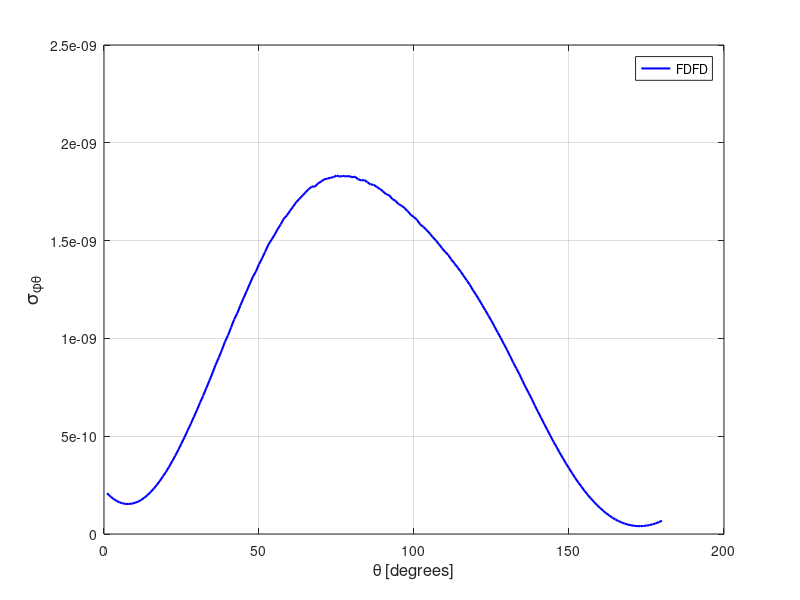

This figure's MATLAB source:
spt = [ 
    1  0.20861236E-09
    2  0.19275703E-09
    3  0.18018048E-09
    4  0.16985235E-09
    5  0.16152535E-09
    6  0.15701963E-09
    7  0.15331296E-09
    8  0.15364915E-09
    9  0.15508519E-09
   10  0.15962899E-09
   11  0.16537205E-09
   12  0.17417984E-09
   13  0.18544670E-09
   14  0.19851830E-09
   15  0.21352242E-09
   16  0.23137720E-09
   17  0.25001784E-09
   18  0.27133321E-09
   19  0.29440864E-09
   20  0.31787750E-09
   21  0.34416295E-09
   22  0.37171138E-09
   23  0.40059350E-09
   24  0.43128245E-09
   25  0.46357904E-09
   26  0.49538285E-09
   27  0.53018473E-09
   28  0.56347071E-09
   29  0.59903466E-09
   30  0.63421868E-09
   31  0.67221112E-09
   32  0.70745887E-09
   33  0.74557743E-09
   34  0.78430823E-09
   35  0.82342655E-09
   36  0.86463237E-09
   37  0.90097968E-09
   38  0.93940322E-09
   39  0.98198227E-09
   40  0.10155827E-08
   41  0.10563592E-08
   42  0.10973090E-08
   43  0.11289032E-08
   44  0.11686023E-08
   45  0.12056032E-08
   46  0.12410043E-08
   47  0.12780882E-08
   48  0.13140622E-08
   49  0.13420862E-08
   50  0.13792549E-08
   51  0.14096907E-08
   52  0.14437177E-08
   53  0.14781656E-08
   54  0.15038617E-08
   55  0.15287566E-08
   56  0.15584475E-08
   57  0.15825513E-08
   58  0.16125915E-08
   59  0.16290672E-08
   60  0.16520646E-08
   61  0.16739211E-08
   62  0.16962327E-08
   63  0.17135123E-08
   64  0.17297627E-08
   65  0.17464099E-08
   66  0.17625031E-08
   67  0.17761818E-08
   68  0.17759747E-08
   69  0.17917650E-08
   70  0.18016130E-08
   71  0.18129238E-08
   72  0.18166108E-08
   73  0.18210915E-08
   74  0.18243542E-08
   75  0.18325729E-08
   76  0.18273707E-08
   77  0.18306915E-08
   78  0.18281245E-08
   79  0.18300514E-08
   80  0.18239985E-08
   81  0.18266726E-08
   82  0.18134074E-08
   83  0.18077774E-08
   84  0.18094740E-08
   85  0.17980766E-08
   86  0.17870032E-08
   87  0.17852874E-08
   88  0.17743872E-08
   89  0.17638101E-08
   90  0.17520573E-08
   91  0.17373402E-08
   92  0.17323898E-08
   93  0.17124517E-08
   94  0.17037942E-08
   95  0.16866695E-08
   96  0.16782852E-08
   97  0.16652486E-08
   98  0.16496982E-08
   99  0.16309858E-08
  100  0.16198142E-08
  101  0.16058448E-08
  102  0.15824017E-08
  103  0.15706901E-08
  104  0.15551956E-08
  105  0.15376234E-08
  106  0.15189793E-08
  107  0.15015016E-08
  108  0.14824457E-08
  109  0.14622165E-08
  110  0.14427562E-08
  111  0.14272741E-08
  112  0.14038567E-08
  113  0.13844428E-08
  114  0.13635604E-08
  115  0.13433967E-08
  116  0.13195846E-08
  117  0.12968054E-08
  118  0.12745622E-08
  119  0.12469455E-08
  120  0.12231228E-08
  121  0.11977590E-08
  122  0.11701484E-08
  123  0.11436652E-08
  124  0.11168079E-08
  125  0.10895034E-08
  126  0.10596438E-08
  127  0.10303591E-08
  128  0.10016031E-08
  129  0.97090824E-09
  130  0.94141150E-09
  131  0.90933322E-09
  132  0.87678437E-09
  133  0.84709845E-09
  134  0.81684198E-09
  135  0.78346807E-09
  136  0.75081319E-09
  137  0.72082412E-09
  138  0.68966610E-09
  139  0.65610772E-09
  140  0.62492378E-09
  141  0.59406602E-09
  142  0.56271210E-09
  143  0.53243354E-09
  144  0.50184068E-09
  145  0.47193149E-09
  146  0.44409015E-09
  147  0.41526715E-09
  148  0.38835676E-09
  149  0.36109005E-09
  150  0.33604719E-09
  151  0.31065014E-09
  152  0.28638331E-09
  153  0.26338715E-09
  154  0.24234983E-09
  155  0.22063125E-09
  156  0.20097062E-09
  157  0.18225263E-09
  158  0.16489782E-09
  159  0.14860009E-09
  160  0.13323076E-09
  161  0.11941322E-09
  162  0.10603275E-09
  163  0.94504855E-10
  164  0.83497050E-10
  165  0.73919496E-10
  166  0.65941044E-10
  167  0.58592624E-10
  168  0.52814857E-10
  169  0.48037106E-10
  170  0.44555255E-10
  171  0.41995438E-10
  172  0.40370634E-10
  173  0.40270395E-10
  174  0.41116256E-10
  175  0.42857197E-10
  176  0.45906515E-10
  177  0.49781273E-10
  178  0.54714722E-10
  179  0.60878892E-10
  180  0.67981634E-10
  181  0.76107384E-10
  182  0.85098713E-10
  183  0.95023406E-10
  184  0.10620944E-09
  185  0.11872227E-09
  186  0.13138277E-09
  187  0.14505316E-09
  188  0.16005214E-09
  189  0.17595385E-09
  190  0.19331375E-09
  191  0.21058365E-09
  192  0.22881276E-09
  193  0.24907865E-09
  194  0.26996844E-09
  195  0.29081046E-09
  196  0.31329822E-09
  197  0.33732867E-09
  198  0.36141817E-09
  199  0.38669948E-09
  200  0.41285023E-09
  201  0.43984796E-09
  202  0.46912457E-09
  203  0.49649090E-09
  204  0.52679877E-09
  205  0.55812005E-09
  206  0.58912963E-09
  207  0.62003680E-09
  208  0.65324535E-09
  209  0.68681560E-09
  210  0.72053730E-09
  211  0.75724438E-09
  212  0.79103657E-09
  213  0.82755697E-09
  214  0.86385304E-09
  215  0.90233326E-09
  216  0.93828589E-09
  217  0.97675956E-09
  218  0.10155772E-08
  219  0.10516632E-08
  220  0.10941873E-08
  221  0.11299235E-08
  222  0.11684255E-08
  223  0.12075873E-08
  224  0.12474833E-08
  225  0.12839643E-08
  226  0.13280668E-08
  227  0.13608368E-08
  228  0.14011484E-08
  229  0.14385704E-08
  230  0.14783689E-08
  231  0.15171703E-08
  232  0.15533479E-08
  233  0.15892770E-08
  234  0.16267296E-08
  235  0.16581884E-08
  236  0.16976873E-08
  237  0.17310415E-08
  238  0.17683980E-08
  239  0.18028139E-08
  240  0.18374857E-08
  241  0.18685908E-08
  242  0.19071595E-08
  243  0.19383697E-08
  244  0.19725896E-08
  245  0.20009059E-08
  246  0.20330728E-08
  247  0.20644342E-08
  248  0.20948878E-08
  249  0.21279662E-08
  250  0.21566255E-08
  251  0.21900715E-08
  252  0.22163784E-08
  253  0.22465474E-08
  254  0.22765800E-08
  255  0.23096982E-08
  256  0.23354780E-08
  257  0.23666988E-08
  258  0.23972957E-08
  259  0.24294169E-08
  260  0.24518392E-08
  261  0.24853550E-08
  262  0.25148452E-08
  263  0.25435385E-08
  264  0.25676954E-08
  265  0.26031841E-08
  266  0.26287756E-08
  267  0.26511700E-08
  268  0.26828857E-08
  269  0.27073876E-08
  270  0.27348408E-08
  271  0.27708666E-08
  272  0.27927796E-08
  273  0.28267466E-08
  274  0.28379858E-08
  275  0.28740552E-08
  276  0.28899940E-08
  277  0.29238627E-08
  278  0.29340572E-08
  279  0.29589431E-08
  280  0.29840341E-08
  281  0.30047600E-08
  282  0.30280145E-08
  283  0.30464522E-08
  284  0.30522072E-08
  285  0.30716436E-08
  286  0.30812997E-08
  287  0.30965237E-08
  288  0.31136163E-08
  289  0.31178597E-08
  290  0.31231109E-08
  291  0.31294416E-08
  292  0.31304654E-08
  293  0.31298018E-08
  294  0.31365102E-08
  295  0.31331659E-08
  296  0.31300684E-08
  297  0.31220435E-08
  298  0.31113705E-08
  299  0.31011069E-08
  300  0.30907168E-08
  301  0.30722578E-08
  302  0.30586709E-08
  303  0.30335285E-08
  304  0.30125542E-08
  305  0.29938718E-08
  306  0.29619858E-08
  307  0.29273519E-08
  308  0.28959461E-08
  309  0.28693230E-08
  310  0.28258986E-08
  311  0.27864975E-08
  312  0.27451619E-08
  313  0.27060587E-08
  314  0.26585560E-08
  315  0.26092020E-08
  316  0.25588298E-08
  317  0.25098257E-08
  318  0.24587101E-08
  319  0.24055327E-08
  320  0.23461610E-08
  321  0.22922324E-08
  322  0.22271587E-08
  323  0.21678406E-08
  324  0.21018360E-08
  325  0.20462076E-08
  326  0.19795590E-08
  327  0.19167310E-08
  328  0.18474440E-08
  329  0.17877776E-08
  330  0.17187974E-08
  331  0.16542009E-08
  332  0.15888775E-08
  333  0.15242618E-08
  334  0.14564019E-08
  335  0.13917715E-08
  336  0.13283818E-08
  337  0.12656450E-08
  338  0.12002969E-08
  339  0.11349961E-08
  340  0.10771942E-08
  341  0.10165959E-08
  342  0.95603236E-09
  343  0.90116770E-09
  344  0.84454371E-09
  345  0.78972529E-09
  346  0.73684092E-09
  347  0.68602835E-09
  348  0.63851674E-09
  349  0.59148880E-09
  350  0.54610738E-09
  351  0.50125193E-09
  352  0.46275511E-09
  353  0.42403689E-09
  354  0.38736359E-09
  355  0.35494035E-09
  356  0.32441544E-09
  357  0.29641334E-09
  358  0.27015573E-09
  359  0.24803185E-09
  360  0.22682728E-09
 ]; 
plot(spt(1:180,1),spt(1:180,2),'b-','linewidth',1.5 ); 
grid on 
legend('FDFD');
xlabel('\theta [degrees]','FontSize',12);
ylabel('\sigma_{\phi\theta}','FontSize',14);
